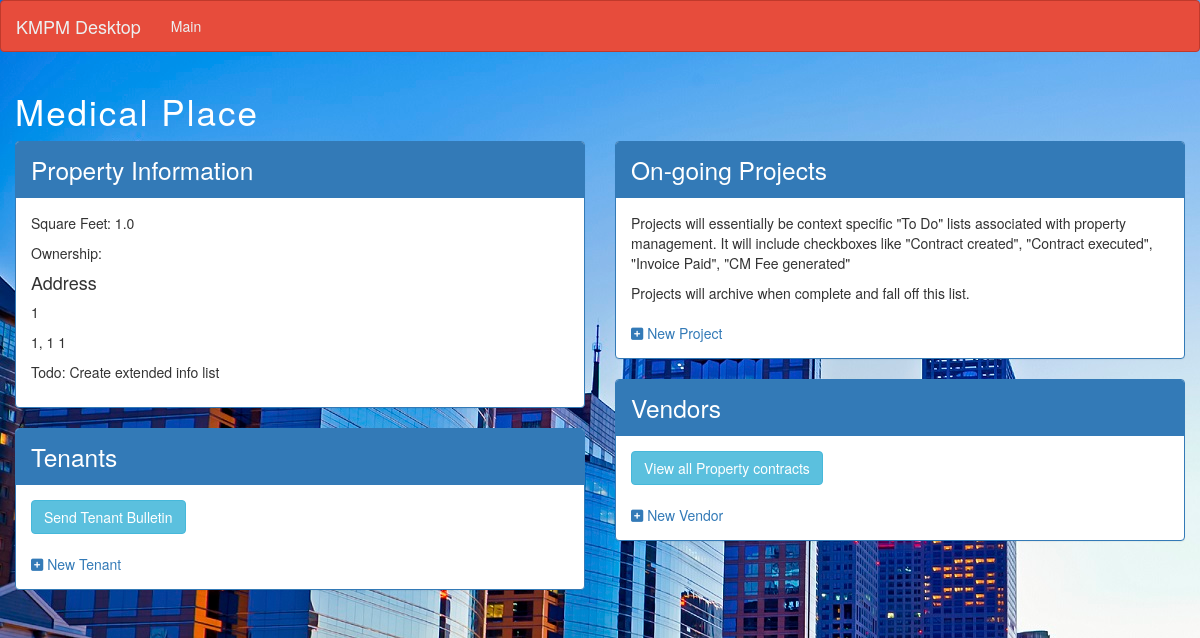
The app's page /propdesk/prop/2/ with its own data.
### propdesk/models.py (models this page shows, shortened)
class Property (models.Model):
    portfolio = models.ForeignKey(Portfolio, on_delete=models.CASCADE)
    prop_name = models.CharField(max_length=250, unique=True)
    property_sf = models.FloatField()
    property_address = models.CharField(max_length=100)
    property_city = models.CharField(max_length=100)
    property_state = models.CharField(max_length=100)
    property_zip = models.CharField(max_length=100)

### propdesk/views.py (the view)
# urls.py: url(r'^prop/(?P<property_id>[0-9]+)/$', views.prop, name="prop"),
def prop(request, property_id):
    property = get_object_or_404(Property, pk=property_id)
    property_related = Property.objects.prefetch_related('property_set').all()
    return render(request, 'propdesk/prop.html', {'property': property, 'property_related': property_related })

### propdesk/templates/propdesk/prop.html (shortened to what this page needs)
{% load staticfiles %}
<!DOCTYPE html>
<html lang="en">
<head>
    <link rel="stylesheet" href="{% static 'propdesk/bootstrap.min.css' %}" />
    <link rel="stylesheet" href="{% static 'propdesk/style.css' %}" />
</head>
<body>
{% include 'propdesk/nav.html' %}
<div class="container-fluid">
    <h1>{{property.prop_name}}</h1>
    <div class="row">
        <div class="col-md-6">
            <div class="row">
                <div class="col-md-12">
                    <div class="panel panel-primary">
                        <div class="panel-heading">Property Information</div>
                        <div class="panel-body propbody">
                            <p>Square Feet: {{property.property_sf}}</p>
                            <p>Ownership: </p>
                            <h4>Address</h4>
                            <p> {{property.property_address}}</p>
                            <p> {{property.property_city}}, {{property.property_state}} {{property.property_zip}}</p>
                            <p> Todo: Create extended info list</p>
                        </div>
                    </div>
                </div>
                <div class="col-md-12">
                    <div class="panel panel-primary">
                        <div class="panel-heading">Tenants</div>
                        <div class="panel-body">
                            <button class="btn btn-info">Send Tenant Bulletin</button>
                            <a href="{% url 'propdesk:tenant_new' %}" class="top-menu"><i class="fa fa-plus-square" aria-hidden="true"></i> New Tenant</a>
                        </div>
                    </div>
                </div>
            </div>
        </div>
        <div class="col-md-6">
            <div class="row">
                <div class="col-md-12">
                    <div class="panel panel-primary">
                        <div class="panel-heading">On-going Projects</div>
                        <div class="panel-body">
                            <p> Projects will essentially be context specific "To Do" lists associated with property management.  It will include checkboxes like "Contract created", "Contract executed", "Invoice Paid", "CM Fee generated" </p>
                            <p> Projects will archive when complete and fall off this list.</p>
                            <a href="{% url 'propdesk:project_new' %}" class="top-menu"><i class="fa fa-plus-square" aria-hidden="true"></i> New Project</a>
                        </div>
                    </div>
                </div>
                <div class="col-md-12">
                    <div class="panel panel-primary">
                        <div class="panel-heading">Vendors</div>
                        <div class="panel-body">
                            <button class="btn btn-info">View all Property contracts</button>
                            <a href="{% url 'propdesk:vendor_new' %}" class="top-menu"><i class="fa fa-plus-square" aria-hidden="true"></i> New Vendor</a>
                        </div>
                    </div>
                </div>
            </div>
        </div>
    </div>
</div>
</body>

### propdesk/static/propdesk/style.css (style rules this page uses)
body { background-image: url('background.jpg'); background-repeat: no-repeat; background-attachment: fixed; }
.panel-heading { font-size: 1.75em !important; }
h1 { color: #ffffff !important; font-size: 2.5em; letter-spacing: 2px; }

### records on screen
Property: prop_name "Medical Place", property_sf "1.0", property_address "1", property_city "1", property_state "1", property_zip "1"
